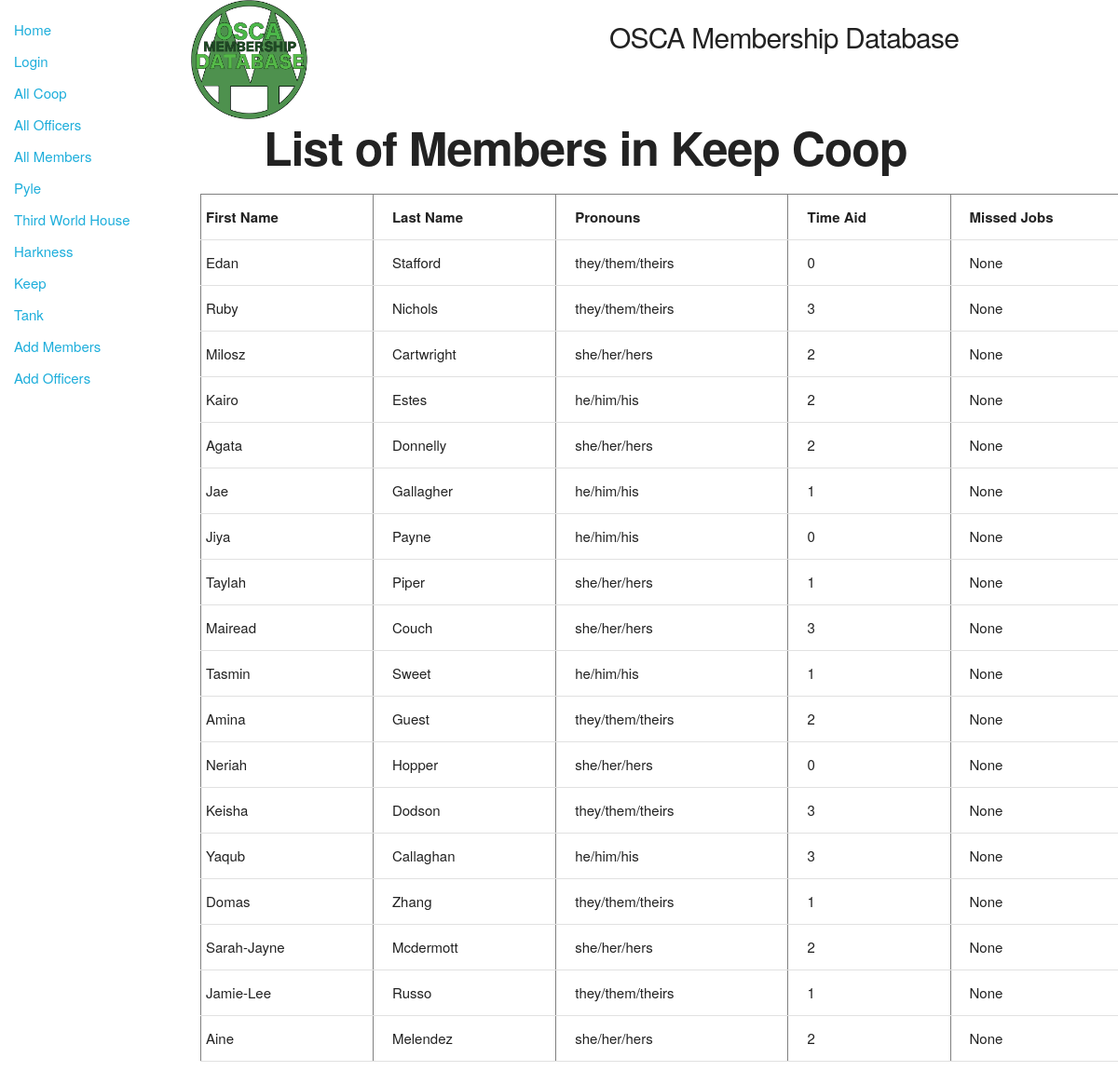
The app's page /catalog/keepmenu/keepmembers with its own data.
### catalog/models.py (models this page shows, shortened)
class Member(models.Model):
    id = models.AutoField(primary_key=True)
    first_name = models.CharField(max_length=30)
    last_name = models.CharField(max_length=50)
    preferred_name = models.CharField(max_length=100, null=True, blank = True)
    tnumber = models.IntegerField()
    coop = models.ForeignKey('Coop', on_delete=models.SET_NULL, null=True)
    email = models.EmailField(null = True, blank = True)
    pronouns = models.CharField(max_length=20)
    time_aid = models.IntegerField()
    missed_jobes = models.IntegerField(null = True, blank = True)

### catalog/views.py (the view)
# urls.py: path('keepmenu/keepmembers',views.memberskeep,name=';keep-members;'),
def memberskeep(request):
    keepmembers=Member.objects.select_related("coop").filter(coop_id__exact=KEEP)
    context={
        'keepmembers': keepmembers
    }
    return render(request,'memberskeep.html',context=context)

### catalog/templates/memberskeep.html (shortened to what this page needs)
{% extends "base_generic.html" %}
{% block content %}
<div class="row">
    <div class="two columns">
      {% load static %}
      <img src="{% static 'images/twinpines.png' %}" width="128" height="128" alt="Our Logo">
    </div>
    <div class="five columns" style="margin-top:2%">
      <h4>OSCA Membership Database</h4>
    </div>
  </div>
<h1 style="padding-left: 7%; font-weight: bold">List of Members in Keep Coop</h1>
  <table border="1" width="1000">
      <tr>
          <td><div class="title">First Name</div></td>
          <td><div class="title">Last Name</div></td>
          <td><div class="title">Pronouns</div></td>
          <td><div class="title">Time Aid</div></td>
          <td><div class="title">Missed Jobs</div></td>
      </tr>
      {% for members in keepmembers %}
      <tr>
          <td><div class="columns" >{{ members.first_name}}</div></td>
          <td><div class="columns" >{{ members.last_name}}</div></td>
          <td><div class="columns" >{{ members.pronouns}}</div></td>
          <td><div class="columns" >{{ members.time_aid}}</div></td>
          <td><div class="columns" >{{ members.missed_jobes}}</div></td>
      </tr>
      {% endfor %}
  </table>
{% endblock %}

### catalog/templates/static/css/skeleton.css (style rules this page uses)
.column, .columns { width: 100%; float: left; box-sizing: border-box; }
@media (min-width: 550px) { .column, .columns { margin-left: 4%; } }
@media (min-width: 550px) { .column:first-child, .columns:first-child { margin-left: 0; } }
@media (min-width: 550px) { .two.columns { width: 13.3333333333%; } }
@media (min-width: 550px) { .five.columns { width: 39.3333333333%; } }
html { font-size: 62.5%; }
body { font-size: 1.5em; line-height: 1.6; font-weight: 400; font-family: "Raleway", "HelveticaNeue", "Helvetica Neue", Helvetica, Arial, sans-serif; color: #222; }
h1, h2, h3, h4, h5, h6 { margin-top: 0; margin-bottom: 2rem; font-weight: 300; }
h1 { font-size: 4.0rem; line-height: 1.2; letter-spacing: -.1rem; }
h4 { font-size: 2.4rem; line-height: 1.35; letter-spacing: -.08rem; }
@media (min-width: 550px) { h1 { font-size: 5.0rem; } }
@media (min-width: 550px) { h4 { font-size: 3.0rem; } }
th, td { padding: 12px 15px; text-align: left; border-bottom: 1px solid #E1E1E1; }
th:first-child, td:first-child { padding-left: 0; }
th:last-child, td:last-child { padding-right: 0; }
pre, blockquote, dl, figure, table, p, ul, ol, form { margin-bottom: 2.5rem; }
.container:after, .row:after, .u-cf { content: ""; display: table; clear: both; }

### catalog/templates/memberskeep.html (style rules this page uses)
.columns { white-space: nowrap; overflow: hidden; text-overflow:ellipsis; margin:0 auto; padding-left:5px }
.title { white-space: nowrap; overflow: hidden; text-overflow:ellipsis; margin:0 auto; padding-left:5px; font-weight: bold }

### records on screen
Member: first_name "Edan", last_name "Stafford", pronouns "they/them/theirs", time_aid "0", missed_jobes "None"
Member: first_name "Ruby", last_name "Nichols", pronouns "they/them/theirs", time_aid "3", missed_jobes "None"
Member: first_name "Milosz", last_name "Cartwright", pronouns "she/her/hers", time_aid "2", missed_jobes "None"
Member: first_name "Kairo", last_name "Estes", pronouns "he/him/his", time_aid "2", missed_jobes "None"
Member: first_name "Agata", last_name "Donnelly", pronouns "she/her/hers", time_aid "2", missed_jobes "None"
Member: first_name "Jae", last_name "Gallagher", pronouns "he/him/his", time_aid "1", missed_jobes "None"
Member: first_name "Jiya", last_name "Payne", pronouns "he/him/his", time_aid "0", missed_jobes "None"
Member: first_name "Taylah", last_name "Piper", pronouns "she/her/hers", time_aid "1", missed_jobes "None"
Member: first_name "Mairead", last_name "Couch", pronouns "she/her/hers", time_aid "3", missed_jobes "None"
Member: first_name "Tasmin", last_name "Sweet", pronouns "he/him/his", time_aid "1", missed_jobes "None"
Member: first_name "Amina", last_name "Guest", pronouns "they/them/theirs", time_aid "2", missed_jobes "None"
Member: first_name "Neriah", last_name "Hopper", pronouns "she/her/hers", time_aid "0", missed_jobes "None"
Member: first_name "Keisha", last_name "Dodson", pronouns "they/them/theirs", time_aid "3", missed_jobes "None"
Member: first_name "Yaqub", last_name "Callaghan", pronouns "he/him/his", time_aid "3", missed_jobes "None"
Member: first_name "Domas", last_name "Zhang", pronouns "they/them/theirs", time_aid "1", missed_jobes "None"
Member: first_name "Sarah-Jayne", last_name "Mcdermott", pronouns "she/her/hers", time_aid "2", missed_jobes "None"
Member: first_name "Jamie-Lee", last_name "Russo", pronouns "they/them/theirs", time_aid "1", missed_jobes "None"
Member: first_name "Aine", last_name "Melendez", pronouns "she/her/hers", time_aid "2", missed_jobes "None"
